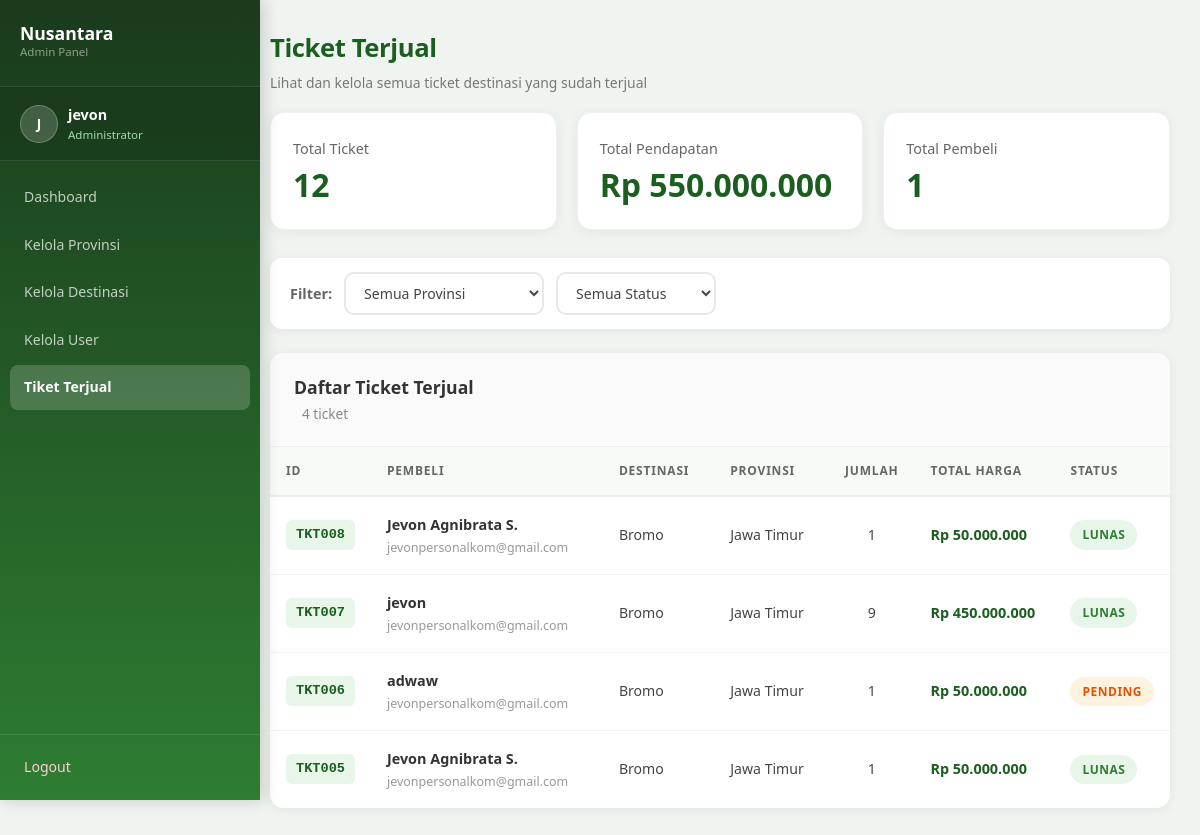
/admin/tiket_terjual.php (signed in), run on the app's committed database.
### tables this page shows
CREATE TABLE `bookings` (
  `id` int(11) NOT NULL,
  `user_id` int(11) NOT NULL,
  `destinasi_id` int(11) NOT NULL,
  `tanggal_kunjungan` date NOT NULL,
  `jumlah_tiket` int(11) NOT NULL DEFAULT 1,
  `total_harga` int(11) NOT NULL,
  `nama_pemesan` varchar(100) NOT NULL,
  `email_pemesan` varchar(100) NOT NULL,
  `no_hp` varchar(20) NOT NULL,
  `status` enum('pending','paid','cancelled','used','expired') DEFAULT 'pending',
  `created_at` timestamp NOT NULL DEFAULT current_timestamp(),
  `updated_at` timestamp NOT NULL DEFAULT current_timestamp() ON UPDATE current_timestamp(),
  `catatan` text DEFAULT NULL
);

CREATE TABLE `destinasi` (
  `id` int(11) NOT NULL,
  `provinsi_id` int(11) DEFAULT NULL,
  `nama_destinasi` varchar(150) NOT NULL,
  `provinsi` varchar(100) NOT NULL,
  `deskripsi` text NOT NULL,
  `harga` int(11) NOT NULL DEFAULT 0,
  `gambar` varchar(255) DEFAULT '',
  `created_at` timestamp NOT NULL DEFAULT current_timestamp(),
  `stok_tiket` int(11) DEFAULT 100
);

CREATE TABLE `provinsi` (
  `id` int(11) NOT NULL,
  `nama_provinsi` varchar(100) NOT NULL,
  `pulau` varchar(100) DEFAULT NULL,
  `ibu_kota` varchar(100) DEFAULT NULL,
  `populasi` varchar(50) DEFAULT NULL,
  `deskripsi` text DEFAULT NULL,
  `gambar` varchar(255) DEFAULT NULL,
  `highlight` varchar(255) DEFAULT NULL,
  `created_at` timestamp NOT NULL DEFAULT current_timestamp()
);

### admin/tiket_terjual.php (the view, shortened to what this page needs)
<?php
require_once '../koneksi.php';
$q_total_ticket = mysqli_query($koneksi, "SELECT COALESCE(SUM(jumlah_tiket), 0) AS total FROM bookings");
$total_ticket = 0;
if ($q_total_ticket) {
    $row = mysqli_fetch_assoc($q_total_ticket);
    $total_ticket = $row['total'];
}
$q_total_pendapatan = mysqli_query($koneksi, "SELECT COALESCE(SUM(total_harga), 0) AS total FROM bookings WHERE status IN ('paid', 'used')");
$total_pendapatan = 0;
if ($q_total_pendapatan) {
    $row = mysqli_fetch_assoc($q_total_pendapatan);
    $total_pendapatan = $row['total'];
}
$q_total_pembeli = mysqli_query($koneksi, "SELECT COUNT(DISTINCT user_id) AS total FROM bookings WHERE status IN ('paid', 'used')");
$total_pembeli = 0;
if ($q_total_pembeli) {
    $row = mysqli_fetch_assoc($q_total_pembeli);
    $total_pembeli = $row['total'];
}
$where = [];
$where_sql = !empty($where) ? "WHERE " . implode(" AND ", $where) : "";
$sql = "SELECT b.id, b.jumlah_tiket, b.total_harga, b.status, b.nama_pemesan, b.email_pemesan,
               d.nama_destinasi, p.nama_provinsi, u.username
        FROM bookings b
        JOIN destinasi d ON b.destinasi_id = d.id
        LEFT JOIN provinsi p ON d.provinsi_id = p.id
        LEFT JOIN users u ON b.user_id = u.id
        $where_sql
        ORDER BY b.created_at DESC";
$q_tiket = mysqli_query($koneksi, $sql);
$jumlah_tiket = $q_tiket ? mysqli_num_rows($q_tiket) : 0;
function formatKodeTiket($id) {
    return 'TKT' . str_pad($id, 3, '0', STR_PAD_LEFT);
}
function formatStatus($status) {
    $labels = [
        'paid' => 'Lunas',
        'pending' => 'Pending',
    ];
    return $labels[$status] ?? ucfirst($status);
}
function statusClass($status) {
    $classes = [
        'paid' => 'status-lunas',
        'pending' => 'status-pending',
    ];
    return $classes[$status] ?? 'status-pending';
}
?>
<!DOCTYPE html>
<html lang="id">
<head>
    <link rel="stylesheet" href="assets/css/admin.css">
    <link rel="stylesheet" href="assets/css/tiket_terjual.css">
    <link rel="stylesheet" href="https://cdnjs.cloudflare.com/ajax/libs/font-awesome/6.5.1/css/all.min.css">
</head>
<body class="admin-body">
    <?php require_once '_sidebar.php'; ?>
        <div class="page-header">
            <div>
                <h1 class="page-title">Ticket Terjual</h1>
                <p class="page-sub">Lihat dan kelola semua ticket destinasi yang sudah terjual</p>
            </div>
        </div>
        <div class="stats-grid tiket-stats">
            <div class="stat-card tiket-stat-card">
                <div class="stat-card-content">
                    <div class="stat-card-info">
                        <div class="stat-card-label">Total Ticket</div>
                        <div class="stat-card-number"><?= number_format($total_ticket, 0, ',', '.') ?></div>
                    </div>
                </div>
            </div>
            <div class="stat-card tiket-stat-card">
                <div class="stat-card-content">
                    <div class="stat-card-info">
                        <div class="stat-card-label">Total Pendapatan</div>
                        <div class="stat-card-number">Rp <?= number_format($total_pendapatan, 0, ',', '.') ?></div>
                    </div>
                </div>
            </div>
            <div class="stat-card tiket-stat-card">
                <div class="stat-card-content">
                    <div class="stat-card-info">
                        <div class="stat-card-label">Total Pembeli</div>
                        <div class="stat-card-number"><?= number_format($total_pembeli, 0, ',', '.') ?></div>
                    </div>
                </div>
            </div>
        </div>
        <div class="filter-bar tiket-filter">
            <form method="GET" action="tiket_terjual.php" class="filter-form">
                <span class="filter-label">Filter:</span>
                <select name="provinsi" onchange="this.form.submit()">
                    <option value="0">Semua Provinsi</option>
                </select>
                <select name="status" onchange="this.form.submit()">
                    <option value="">Semua Status</option>
                </select>
            </form>
        </div>
        <div class="admin-card tiket-card">
            <div class="card-header tiket-card-header">
                <div>
                    <h3>Daftar Ticket Terjual</h3>
                    <span class="tiket-count"><?= $jumlah_tiket ?> ticket</span>
                </div>
            </div>
            <div class="tiket-table-wrap">
                <table class="admin-table tiket-table">
                    <thead>
                        <tr>
                            <th width="80">ID</th>
                            <th>PEMBELI</th>
                            <th>DESTINASI</th>
                            <th>PROVINSI</th>
                            <th width="80">JUMLAH</th>
                            <th width="140">TOTAL HARGA</th>
                            <th width="100">STATUS</th>
                        </tr>
                    </thead>
                    <tbody>
                        <?php if ($q_tiket && mysqli_num_rows($q_tiket) > 0): ?>
                            <?php while ($row = mysqli_fetch_assoc($q_tiket)): ?>
                                <tr>
                                    <td>
                                        <span class="tiket-id"><?= formatKodeTiket($row['id']) ?></span>
                                    </td>
                                    <td>
                                        <div class="pembeli-info">
                                            <strong class="pembeli-nama"><?= htmlspecialchars($row['nama_pemesan'] ?? $row['username'] ?? '-') ?></strong>
                                            <span class="pembeli-email"><?= htmlspecialchars($row['email_pemesan'] ?? '-') ?></span>
                                        </div>
                                    </td>
                                    <td><?= htmlspecialchars($row['nama_destinasi']) ?></td>
                                    <td><?= htmlspecialchars($row['nama_provinsi'] ?? '-') ?></td>
                                    <td class="text-center"><?= $row['jumlah_tiket'] ?></td>
                                    <td>
                                        <span class="harga-tiket">Rp <?= number_format($row['total_harga'], 0, ',', '.') ?></span>
                                    </td>
                                    <td>
                                        <span class="status-badge <?= statusClass($row['status']) ?>">
                                            <?= formatStatus($row['status']) ?>
                                        </span>
                                    </td>
                                </tr>
                            <?php endwhile; ?>
                        <?php endif; ?>
                    </tbody>
                </table>
            </div>
        </div>
    </main>
    </div>
</body>
</html>

### admin/assets/css/admin.css (style rules this page uses)
*, *::before, *::after { box-sizing: border-box; margin: 0; padding: 0; }
body { font-family: 'Segoe UI', Tahoma, Geneva, Verdana, sans-serif; line-height: 1.6; }
.admin-body { background: #f0f4f0; min-height: 100vh; }
.page-header { display: flex; justify-content: space-between; align-items: center; margin-bottom: 18px; flex-wrap: wrap; gap: 12px; }
.page-title { font-size: 1.6rem; color: #1b5e20; font-weight: 800; margin-bottom: 3px; letter-spacing: -0.4px; }
.page-sub { color: #777; font-size: 0.87rem; }
.stats-grid { display: grid; grid-template-columns: repeat(auto-fill, minmax(200px, 1fr)); gap: 14px; margin-bottom: 20px; }
.stat-card { background: white; border-radius: 14px; padding: 22px 20px; display: flex; flex-direction: column; gap: 10px; box-shadow: 0 3px 14px rgba(0,0,0,0.07); border-left: 4px solid #4CAF50; transition: transform 0.2s, box-shadow 0.2s; }
.admin-card { background: white; border-radius: 14px; box-shadow: 0 3px 14px rgba(0,0,0,0.07); overflow: hidden; margin-bottom: 22px; }
.card-header { display: flex; justify-content: space-between; align-items: center; padding: 16px 22px; border-bottom: 1px solid #f0f0f0; background: #fafafa; }
.card-header h3 { font-size: 0.95rem; color: #333; font-weight: 700; }
.admin-table { width: 100%; border-collapse: collapse; font-size: 0.88rem; }
.admin-table thead tr { background: #f8faf8; }
.admin-table th { padding: 13px 16px; text-align: left; font-weight: 700; color: #555; font-size: 0.77rem; text-transform: uppercase; letter-spacing: 0.5px; border-bottom: 2px solid #eee; }
.admin-table td { padding: 13px 16px; border-bottom: 1px solid #f5f5f5; color: #444; vertical-align: middle; }
.admin-table tbody tr:last-child td { border-bottom: none; }
.text-center { text-align: center; }
.filter-bar { margin-bottom: 20px; }
.filter-form { display: flex; align-items: center; gap: 12px; background: white; padding: 14px 20px; border-radius: 12px; box-shadow: 0 2px 10px rgba(0,0,0,0.06); }
.filter-form select { padding: 8px 16px; border: 2px solid #e0e0e0; border-radius: 8px; font-size: 0.9rem; background: white; cursor: pointer; min-width: 200px; }

### data on the page
bookings: id "TKT008", nama_pemesan "Jevon Agnibrata S.", email_pemesan "jevonpersonalkom@gmail.com", destinasi.nama_destinasi "Bromo", provinsi.nama_provinsi "Jawa Timur", jumlah_tiket "1", total_harga "50.000.000", status "LUNAS"
bookings: id "TKT007", nama_pemesan "jevon", email_pemesan "jevonpersonalkom@gmail.com", destinasi.nama_destinasi "Bromo", provinsi.nama_provinsi "Jawa Timur", jumlah_tiket "9", total_harga "450.000.000", status "LUNAS"
bookings: id "TKT006", nama_pemesan "adwaw", email_pemesan "jevonpersonalkom@gmail.com", destinasi.nama_destinasi "Bromo", provinsi.nama_provinsi "Jawa Timur", jumlah_tiket "1", total_harga "50.000.000", status "PENDING"
bookings: id "TKT005", nama_pemesan "Jevon Agnibrata S.", email_pemesan "jevonpersonalkom@gmail.com", destinasi.nama_destinasi "Bromo", provinsi.nama_provinsi "Jawa Timur", jumlah_tiket "1", total_harga "50.000.000", status "LUNAS"

### other printed values
substr($_SESSION['admin_username'], 0, 1) "J"
$_SESSION['admin_username'] "jevon"
$total_ticket "12"
$total_pendapatan "550.000.000"
$total_pembeli "1"
$jumlah_tiket "4"
